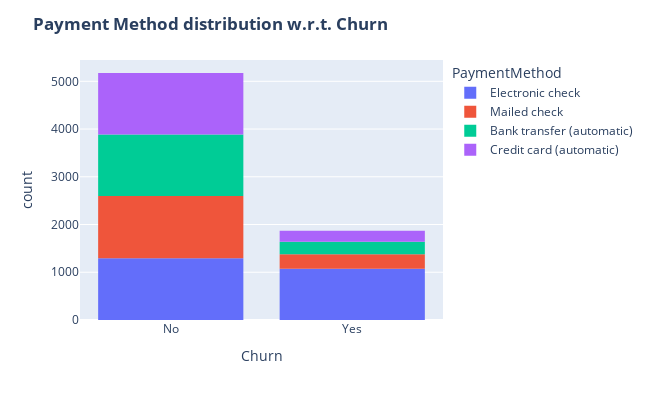

Notebook source saved alongside this figure:
### Code cell
# Payment Method Distribution with respect to Churn 

fig = px.histogram(data_frame = df, x = "Churn", color="PaymentMethod")
fig.update_layout(width = 650, height = 400, bargap = 0.2, title_text = "<b>Payment Method distribution w.r.t. Churn</b>")
fig.show()

### Figure 1 — Plotly figure (JSON) as saved in the notebook; plotly's stock layout.template omitted (floating-point values rounded to 4 significant figures; data arrays with more than 128 entries replaced by an {"elided": "..."} marker saying what was removed)
{"data": [{"alignmentgroup": "True", "bingroup": "x", "hovertemplate": "PaymentMethod=Electronic check<br>Churn=%{x}<br>count=%{y}<extra></extra>", "legendgroup": "Electronic check", "marker": {"color": "#636efa", "pattern": {"shape": ""}}, "name": "Electronic check", "offsetgroup": "Electronic check", "orientation": "v", "showlegend": true, "type": "histogram", "x": {"elided": "2365 str values"}, "xaxis": "x", "yaxis": "y"}, {"alignmentgroup": "True", "bingroup": "x", "hovertemplate": "PaymentMethod=Mailed check<br>Churn=%{x}<br>count=%{y}<extra></extra>", "legendgroup": "Mailed check", "marker": {"color": "#EF553B", "pattern": {"shape": ""}}, "name": "Mailed check", "offsetgroup": "Mailed check", "orientation": "v", "showlegend": true, "type": "histogram", "x": {"elided": "1612 str values"}, "xaxis": "x", "yaxis": "y"}, {"alignmentgroup": "True", "bingroup": "x", "hovertemplate": "PaymentMethod=Bank transfer (automatic)<br>Churn=%{x}<br>count=%{y}<extra></extra>", "legendgroup": "Bank transfer (automatic)", "marker": {"color": "#00cc96", "pattern": {"shape": ""}}, "name": "Bank transfer (automatic)", "offsetgroup": "Bank transfer (automatic)", "orientation": "v", "showlegend": true, "type": "histogram", "x": {"elided": "1544 str values"}, "xaxis": "x", "yaxis": "y"}, {"alignmentgroup": "True", "bingroup": "x", "hovertemplate": "PaymentMethod=Credit card (automatic)<br>Churn=%{x}<br>count=%{y}<extra></extra>", "legendgroup": "Credit card (automatic)", "marker": {"color": "#ab63fa", "pattern": {"shape": ""}}, "name": "Credit card (automatic)", "offsetgroup": "Credit card (automatic)", "orientation": "v", "showlegend": true, "type": "histogram", "x": {"elided": "1522 str values"}, "xaxis": "x", "yaxis": "y"}], "layout": {"bargap": 0.2, "barmode": "relative", "height": 400, "legend": {"title": {"text": "PaymentMethod"}, "tracegroupgap": 0}, "margin": {"t": 60}, "title": {"text": "<b>Payment Method distribution w.r.t. Churn</b>"}, "width": 650, "xaxis": {"anchor": "y", "autorange": true, "domain": [0, 1], "range": [-0.5, 1.5], "title": {"text": "Churn"}, "type": "category"}, "yaxis": {"anchor": "x", "autorange": true, "domain": [0, 1], "range": [0, 5446.0], "title": {"text": "count"}}}}
